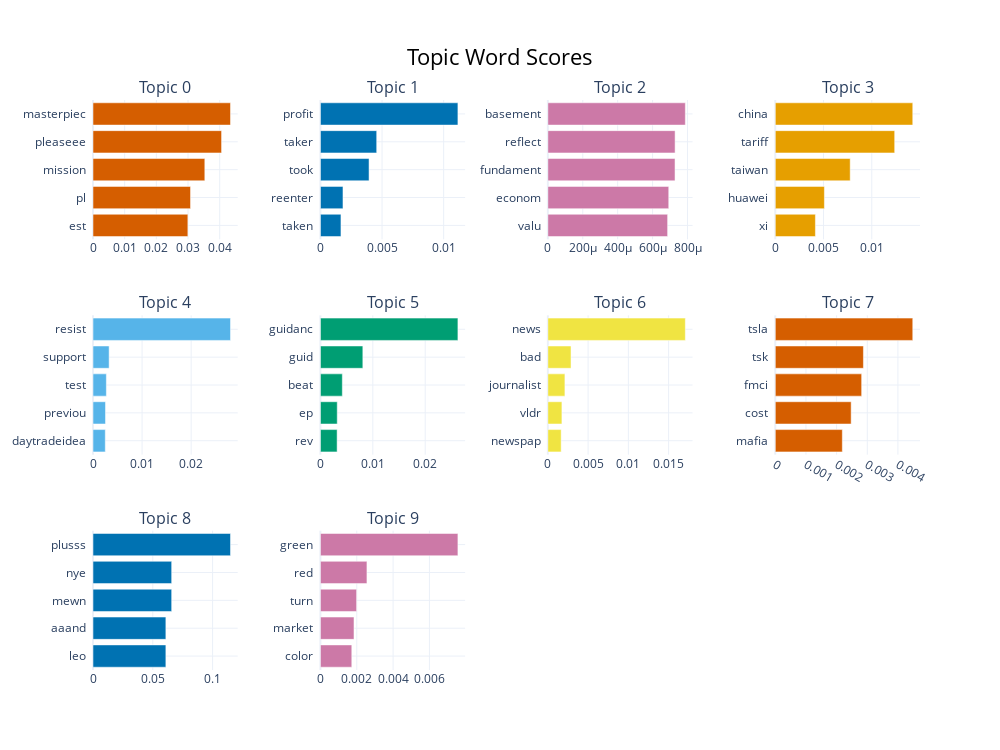

Write notebook code for a chart like this one.
### Code cell
from bertopic import BERTopic
from sklearn.feature_extraction.text import CountVectorizer
from sentence_transformers import SentenceTransformer
from hdbscan import HDBSCAN
import pandas as pd
from tqdm import tqdm

# Load data


# Preprocessing: Remove stop words and tokenize (optional, as BERTopic handles this internally)
# You can add custom preprocessing here if needed.

# Step 1: Load SentenceTransformer model for embeddings
embedding_model = SentenceTransformer("paraphrase-MiniLM-L6-v2")

# Step 2: Define BERTopic with custom vectorizer and HDBSCAN


vectorizer_model = CountVectorizer(stop_words="english", max_df=0.95, min_df=2)
hdbscan_model = HDBSCAN(min_cluster_size=10, min_samples=3, metric="euclidean")  

topic_model = BERTopic(
    embedding_model=embedding_model,
    vectorizer_model=vectorizer_model,
    hdbscan_model=hdbscan_model,
    calculate_probabilities=False,  
    verbose=True
)

# Step 3: Fit BERTopic model
print("Fitting BERTopic model...")
try:
    topics, probs = topic_model.fit_transform(texts)
    df["topic"] = topics
except AttributeError as e:
    print(f"Error during BERTopic fitting: {e}")
    print("Trying again with adjusted parameters...")
    # 尝试禁用 UMAP 或进一步调整参数
    topic_model = BERTopic(
        embedding_model=embedding_model,
        vectorizer_model=vectorizer_model,
        hdbscan_model=hdbscan_model,
        umap_model=None,  # 禁用 UMAP
        calculate_probabilities=False,
        verbose=True
    )
    topics = topic_model.fit_transform(texts)
    df["topic"] = topics

# Add topics to the DataFrame
df["topic"] = topics

# Step 4: Print top keywords for each topic
print("Top keywords for each topic:")
for topic_num in range(len(topic_model.get_topics())):
    print(f"Topic {topic_num}: {topic_model.get_topic(topic_num)}")

# Step 5: Save results
df.to_csv("../2_data/tweets_withGibbs-BERTopic_topics.csv", index=False)

# Step 6: Visualize topics
print("Visualizing topics...")
topic_model.visualize_barchart(top_n_topics=10).show()
topic_model.visualize_topics().show()
topic_model.visualize_hierarchy().show()

# Step 7: Optional - Gibbs-like sampling for topic probabilities
# If you want to simulate Gibbs sampling, you can use the `probs` output
# to sample topics based on their probabilities.
import numpy as np

def gibbs_sampling(probs, num_samples=10):
    sampled_topics = []
    for prob in probs:
        sampled_topics.append(np.random.choice(len(prob), p=prob))
    return sampled_topics

sampled_topics = gibbs_sampling(probs)
df["sampled_topic"] = sampled_topics

# Save sampled topics
df.to_csv("../2_data/tweets_withGibbs-BERTopic.csv", index=False)

print("Gibbs sampling completed and results saved.")

### Figure 1 — Plotly figure (JSON) as saved in the notebook; plotly's stock layout.template omitted (floating-point values rounded to 4 significant figures)
{"data": [{"marker": {"color": "#D55E00"}, "orientation": "h", "type": "bar", "x": [0.02995, 0.03079, 0.0353, 0.04059, 0.04341], "xaxis": "x", "y": ["est  ", "pl  ", "mission  ", "pleaseee  ", "masterpiec  "], "yaxis": "y"}, {"marker": {"color": "#0072B2"}, "orientation": "h", "type": "bar", "x": [0.001666, 0.00183, 0.003946, 0.004566, 0.01116], "xaxis": "x2", "y": ["taken  ", "reenter  ", "took  ", "taker  ", "profit  "], "yaxis": "y2"}, {"marker": {"color": "#CC79A7"}, "orientation": "h", "type": "bar", "x": [0.0006861, 0.0006925, 0.0007285, 0.0007289, 0.0007876], "xaxis": "x3", "y": ["valu  ", "econom  ", "fundament  ", "reflect  ", "basement  "], "yaxis": "y3"}, {"marker": {"color": "#E69F00"}, "orientation": "h", "type": "bar", "x": [0.004159, 0.00509, 0.007764, 0.01237, 0.01425], "xaxis": "x4", "y": ["xi  ", "huawei  ", "taiwan  ", "tariff  ", "china  "], "yaxis": "y4"}, {"marker": {"color": "#56B4E9"}, "orientation": "h", "type": "bar", "x": [0.002505, 0.002547, 0.002725, 0.003285, 0.02802], "xaxis": "x5", "y": ["daytradeidea  ", "previou  ", "test  ", "support  ", "resist  "], "yaxis": "y5"}, {"marker": {"color": "#009E73"}, "orientation": "h", "type": "bar", "x": [0.003185, 0.003211, 0.004181, 0.008094, 0.02624], "xaxis": "x6", "y": ["rev  ", "ep  ", "beat  ", "guid  ", "guidanc  "], "yaxis": "y6"}, {"marker": {"color": "#F0E442"}, "orientation": "h", "type": "bar", "x": [0.001653, 0.001746, 0.002119, 0.002878, 0.01708], "xaxis": "x7", "y": ["newspap  ", "vldr  ", "journalist  ", "bad  ", "news  "], "yaxis": "y7"}, {"marker": {"color": "#D55E00"}, "orientation": "h", "type": "bar", "x": [0.002186, 0.002475, 0.002817, 0.002874, 0.004484], "xaxis": "x8", "y": ["mafia  ", "cost  ", "fmci  ", "tsk  ", "tsla  "], "yaxis": "y8"}, {"marker": {"color": "#0072B2"}, "orientation": "h", "type": "bar", "x": [0.06092, 0.06092, 0.06578, 0.06578, 0.115], "xaxis": "x9", "y": ["leo  ", "aaand  ", "mewn  ", "nye  ", "plusss  "], "yaxis": "y9"}, {"marker": {"color": "#CC79A7"}, "orientation": "h", "type": "bar", "x": [0.001726, 0.001847, 0.001992, 0.00256, 0.007568], "xaxis": "x10", "y": ["color  ", "market  ", "turn  ", "red  ", "green  "], "yaxis": "y10"}], "layout": {"annotations": [{"font": {"size": 16}, "showarrow": false, "text": "Topic 0", "x": 0.0875, "xanchor": "center", "xref": "paper", "y": 1, "yanchor": "bottom", "yref": "paper"}, {"font": {"size": 16}, "showarrow": false, "text": "Topic 1", "x": 0.3625, "xanchor": "center", "xref": "paper", "y": 1, "yanchor": "bottom", "yref": "paper"}, {"font": {"size": 16}, "showarrow": false, "text": "Topic 2", "x": 0.6375, "xanchor": "center", "xref": "paper", "y": 1, "yanchor": "bottom", "yref": "paper"}, {"font": {"size": 16}, "showarrow": false, "text": "Topic 3", "x": 0.9125, "xanchor": "center", "xref": "paper", "y": 1, "yanchor": "bottom", "yref": "paper"}, {"font": {"size": 16}, "showarrow": false, "text": "Topic 4", "x": 0.0875, "xanchor": "center", "xref": "paper", "y": 0.6222, "yanchor": "bottom", "yref": "paper"}, {"font": {"size": 16}, "showarrow": false, "text": "Topic 5", "x": 0.3625, "xanchor": "center", "xref": "paper", "y": 0.6222, "yanchor": "bottom", "yref": "paper"}, {"font": {"size": 16}, "showarrow": false, "text": "Topic 6", "x": 0.6375, "xanchor": "center", "xref": "paper", "y": 0.6222, "yanchor": "bottom", "yref": "paper"}, {"font": {"size": 16}, "showarrow": false, "text": "Topic 7", "x": 0.9125, "xanchor": "center", "xref": "paper", "y": 0.6222, "yanchor": "bottom", "yref": "paper"}, {"font": {"size": 16}, "showarrow": false, "text": "Topic 8", "x": 0.0875, "xanchor": "center", "xref": "paper", "y": 0.2444, "yanchor": "bottom", "yref": "paper"}, {"font": {"size": 16}, "showarrow": false, "text": "Topic 9", "x": 0.3625, "xanchor": "center", "xref": "paper", "y": 0.2444, "yanchor": "bottom", "yref": "paper"}], "height": 750, "hoverlabel": {"bgcolor": "white", "font": {"family": "Rockwell", "size": 16}}, "showlegend": false, "title": {"font": {"color": "Black", "size": 22}, "text": "Topic Word Scores", "x": 0.5, "xanchor": "center", "yanchor": "top"}, "width": 1000, "xaxis": {"anchor": "y", "domain": [0, 0.175], "showgrid": true}, "xaxis10": {"anchor": "y10", "domain": [0.275, 0.45], "showgrid": true}, "xaxis11": {"anchor": "y11", "domain": [0.55, 0.725], "showgrid": true}, "xaxis12": {"anchor": "y12", "domain": [0.825, 1], "showgrid": true}, "xaxis2": {"anchor": "y2", "domain": [0.275, 0.45], "showgrid": true}, "xaxis3": {"anchor": "y3", "domain": [0.55, 0.725], "showgrid": true}, "xaxis4": {"anchor": "y4", "domain": [0.825, 1], "showgrid": true}, "xaxis5": {"anchor": "y5", "domain": [0, 0.175], "showgrid": true}, "xaxis6": {"anchor": "y6", "domain": [0.275, 0.45], "showgrid": true}, "xaxis7": {"anchor": "y7", "domain": [0.55, 0.725], "showgrid": true}, "xaxis8": {"anchor": "y8", "domain": [0.825, 1], "showgrid": true}, "xaxis9": {"anchor": "y9", "domain": [0, 0.175], "showgrid": true}, "yaxis": {"anchor": "x", "domain": [0.7556, 1], "showgrid": true}, "yaxis10": {"anchor": "x10", "domain": [0, 0.2444], "showgrid": true}, "yaxis11": {"anchor": "x11", "domain": [0, 0.2444], "showgrid": true}, "yaxis12": {"anchor": "x12", "domain": [0, 0.2444], "showgrid": true}, "yaxis2": {"anchor": "x2", "domain": [0.7556, 1], "showgrid": true}, "yaxis3": {"anchor": "x3", "domain": [0.7556, 1], "showgrid": true}, "yaxis4": {"anchor": "x4", "domain": [0.7556, 1], "showgrid": true}, "yaxis5": {"anchor": "x5", "domain": [0.3778, 0.6222], "showgrid": true}, "yaxis6": {"anchor": "x6", "domain": [0.3778, 0.6222], "showgrid": true}, "yaxis7": {"anchor": "x7", "domain": [0.3778, 0.6222], "showgrid": true}, "yaxis8": {"anchor": "x8", "domain": [0.3778, 0.6222], "showgrid": true}, "yaxis9": {"anchor": "x9", "domain": [0, 0.2444], "showgrid": true}}}
